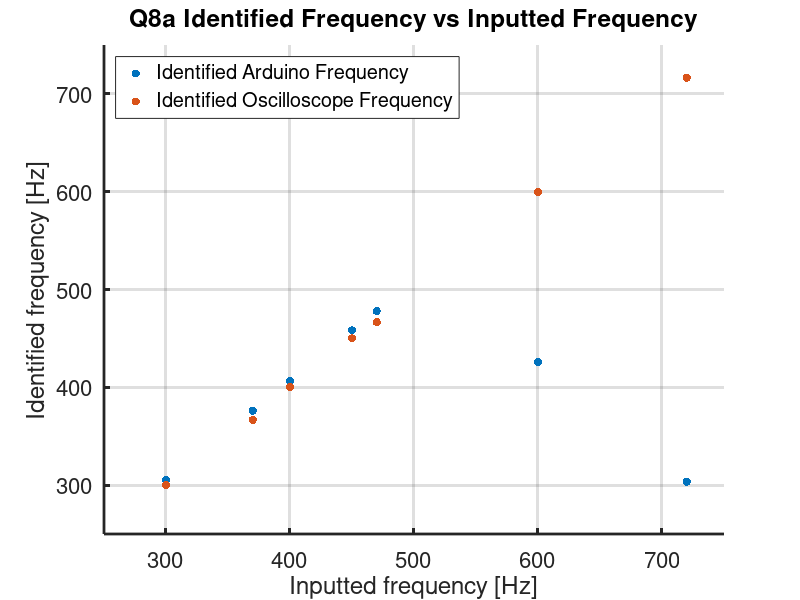

This chart was generated by the following MATLAB code:

input_freq = [300 370 400 450 470 600 720];
max_Arduino_freq = [305.626 376.181 406.427 458.194 477.968  425.586 303.523];
max_Oscope_freq = [300 366.6667 400 450 466.6667 600 716.667];

figure(1)
scatter(input_freq, max_Arduino_freq, 'ob', 'filled')
hold on
scatter(input_freq, max_Oscope_freq, 'or', 'filled')
set(gca,'FontSize',16,'LineWidth',2);
xlabel('Inputted frequency [Hz]')
xlim([250 750])
ylim([250 750])
grid on
title("Q8a Identified Frequency vs Inputted Frequency")
legend ("Identified Arduino Frequency", "Identified Oscilloscope Frequency", 'Location','northwest' )
ylabel('Identified frequency [Hz]');

% figure(1)
% plot(input_freq, max_Arduino_freq, '-ob','LineWidth',1,'MarkerSize',6)
% hold on
% plot(input_freq, max_Oscope_freq, '-or','LineWidth',1,'MarkerSize',6)
% %     '-ob','LineWidth',2,'MarkerSize',4);
% set(gca,'FontSize',16,'LineWidth',2);
% xlabel('Inputed frequency [Hz]')
% xlim([250 750])
% ylim([250 750])
% grid on
% legend ("Indentified Arduino Frequency", "Indentified Oscilloscope Frequency", 'Location','northwest' )
% ylabel('Indentified frequency [Hz]');